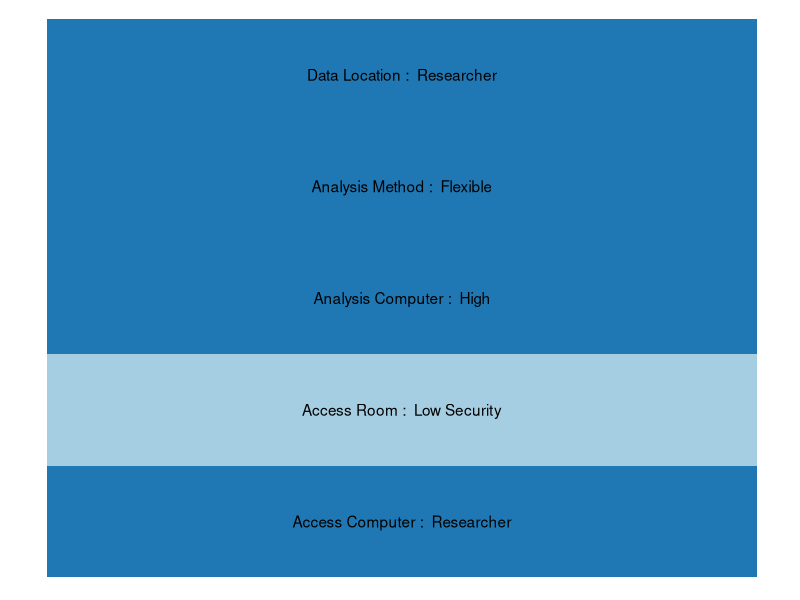
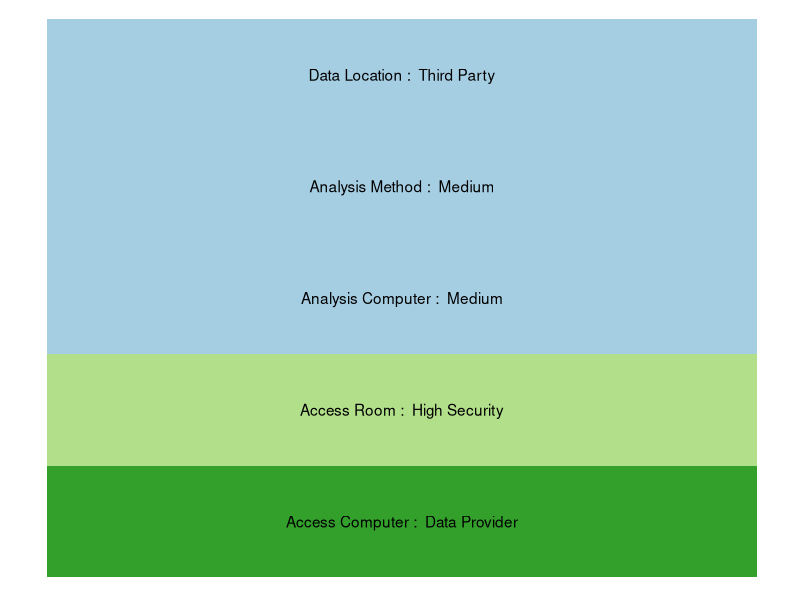
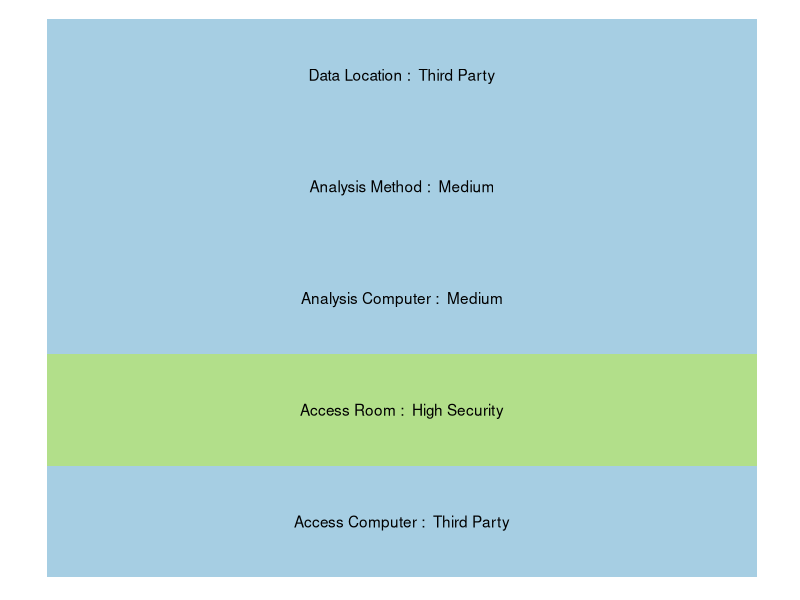
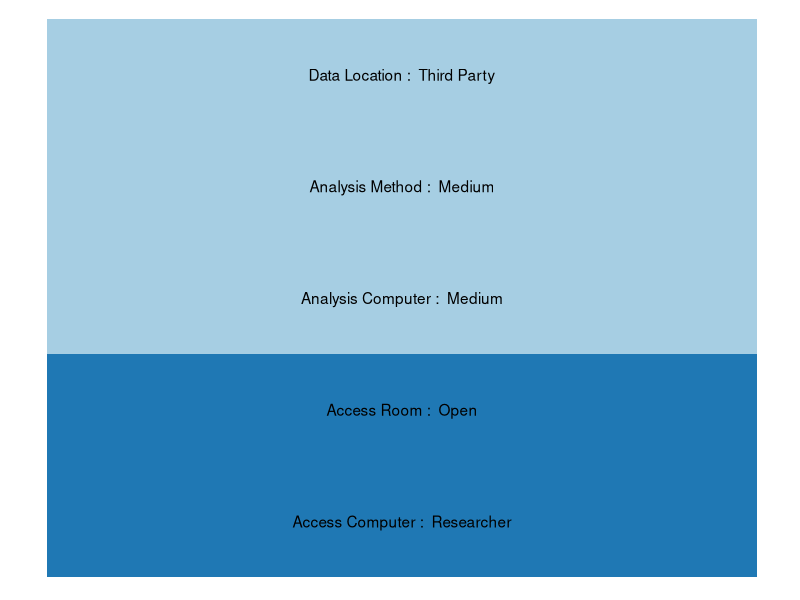
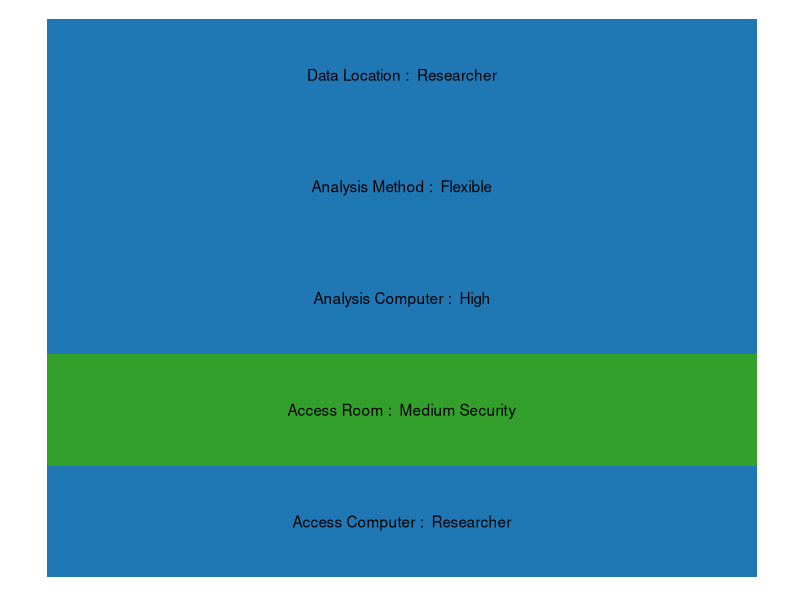
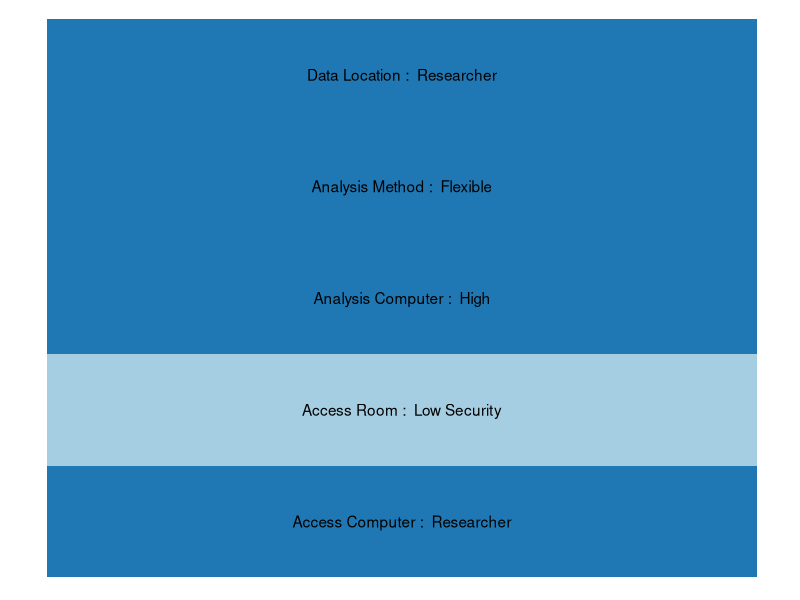
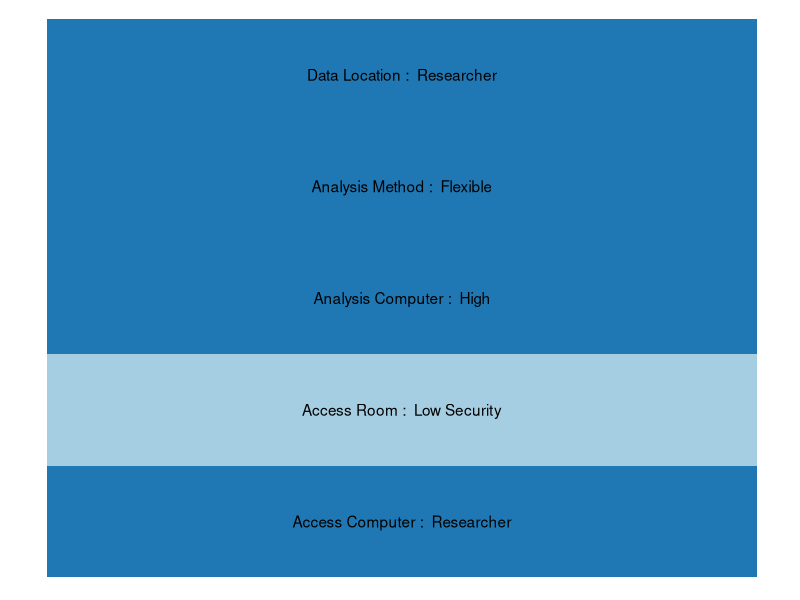
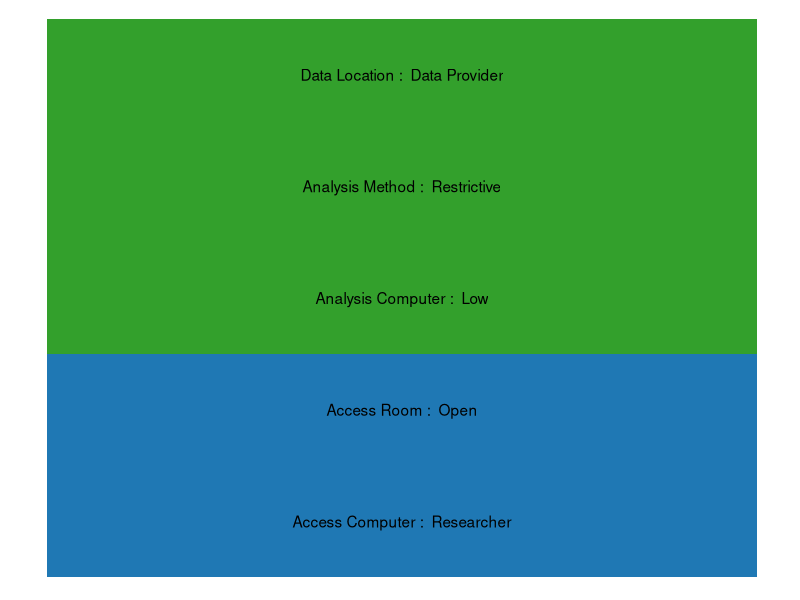

Generate these figures, in order, with R:
## ---- chunk 1
#library(memisc)
#include("~programs/_plot_physical.R")
library(ggplot2)

 pal <- c(
   "Data Provider" = "#33a02c",
   "Third Party" = "#a6cee3",
   "Researcher" = "#1f78b4",
   "Open" = "#1f78b4",
   "Low Security" = "#a6cee3",
   "Medium Security" = "#33a02c",
   "High Security" = "#b2df8a",
   "Low" = "#33a02c",
   "Medium" = "#a6cee3",
   "High" = "#1f78b4",
   "Restrictive" = "#33a02c",
   "Medium" = "#a6cee3",
   "Flexible" = "#1f78b4"
 )


plot <- function(data) {
 
   databar = data.frame(metrics=data$metrics,rank=as.factor(data$rank))
   databar$rank <- as.character(databar$rank)
   for (i in c(1,3)) {
   databar$rank[i][databar$rank[i] == "1"] <- "Data Provider"
   databar$rank[i][databar$rank[i] == "2"] <- "Third Party"
   databar$rank[i][databar$rank[i] == "3"] <- "Researcher"
   }
   for (i in c(2,5)) {
     databar$rank[i][databar$rank[i] == "2"] <- "Medium"
   }
   databar$rank[2][databar$rank[2] == "1"] <- "Low"
   databar$rank[2][databar$rank[2] == "3"] <- "High"
   databar$rank[4][databar$rank[4] == "1"] <- "High Security"
   databar$rank[4][databar$rank[4] == "2"] <- "Medium Security"
   databar$rank[4][databar$rank[4] == "3"] <- "Low Security"
   databar$rank[4][databar$rank[4] == "4"] <- "Open"
   databar$rank[5][databar$rank[5] == "1"] <- "Restrictive"
   databar$rank[5][databar$rank[5] == "3"] <- "Flexible"
   databar$rank <- as.factor(databar$rank)

   ggplot(databar, aes(x=metrics,y=1)) +
      geom_bar(stat="identity", aes(fill=rank), width=1) +
      theme(axis.title.x=element_blank(),
            axis.text.x=element_blank(),
            axis.ticks.x=element_blank(),
            axis.title.y=element_blank(),
            axis.text.y=element_blank(),
            axis.ticks.y=element_blank(),
            legend.position = "none") +
      scale_fill_manual(values = pal) +
      geom_text(aes(label=paste(metrics,": ",rank)),
                color="black",
                position = position_stack(vjust=0.5)) +
      coord_flip() +
      theme(panel.grid.major = element_blank(), panel.grid.minor = element_blank(),
            panel.background = element_blank())
 
}

## ---- chunk 2
sfusd = data.frame(metrics=c("Data Location","Analysis Computer","Access Computer","Access Room","Analysis Method"),
                  rank=c(3,3,3,3,3))
plot(data=sfusd)

## ---- chunk 3
nbirdt = data.frame(metrics=c("Data Location","Analysis Computer","Access Computer","Access Room","Analysis Method"),
                  rank=c(2,2,1,1,2))
plot(data=nbirdt)
## ---- chunk 4
iab1 = data.frame(metrics=c("Data Location","Analysis Computer","Access Computer","Access Room","Analysis Method"),
                  rank=c(2,2,2,1,2))
plot(data=iab1)
## ---- chunk 5
iab2 = data.frame(metrics=c("Data Location","Analysis Computer","Access Computer","Access Room","Analysis Method"),
                  rank=c(2,2,3,4,2))
plot(data=iab2)
## ---- chunk 6
iab3 = data.frame(metrics=c("Data Location","Analysis Computer","Access Computer","Access Room","Analysis Method"),
                  rank=c(3,3,3,2,3))
plot(data=iab3)
## ---- chunk 7
olda = data.frame(metrics=c("Data Location","Analysis Computer","Access Computer","Access Room","Analysis Method"),
                  rank=c(3,3,3,3,3))
plot(data=olda)
## ---- chunk 8
data = data.frame(metrics=c("Data Location","Analysis Computer","Access Computer","Access Room","Analysis Method"),
                  rank=c(3,3,3,3,3))
plot(data)
## ---- chunk 9
data = data.frame(metrics=c("Data Location","Analysis Computer","Access Computer","Access Room","Analysis Method"),
                  rank=c(1,1,3,4,1))
plot(data)
## ---- chunk 10
data = data.frame(metrics=c("Data Location","Analysis Computer","Access Computer","Access Room","Analysis Method"),
                  rank=c(1,1,3,4,2))
plot(data)
## ---- chunk 11
data = data.frame(metrics=c("Data Location","Analysis Computer","Access Computer","Access Room","Analysis Method"),
                  rank=c(1,2,2,1,3))
plot(data)
## ---- chunk 12
data = data.frame(metrics=c("Data Location","Analysis Computer","Access Computer","Access Room","Analysis Method"),
                  rank=c(1,2,2.5,3,3))
plot(data)
## ---- chunk 13
nces = data.frame(metrics=c("Data Location","Analysis Computer","Access Computer","Access Room","Analysis Method"),
                  rank=c(3,3,3,2,3))
plot(data=nces)
## ---- chunk 14
bls = data.frame(metrics=c("Data Location","Analysis Computer","Access Computer","Access Room","Analysis Method"),
                  rank=c(1,1,1,1,2))
plot(data=bls)
